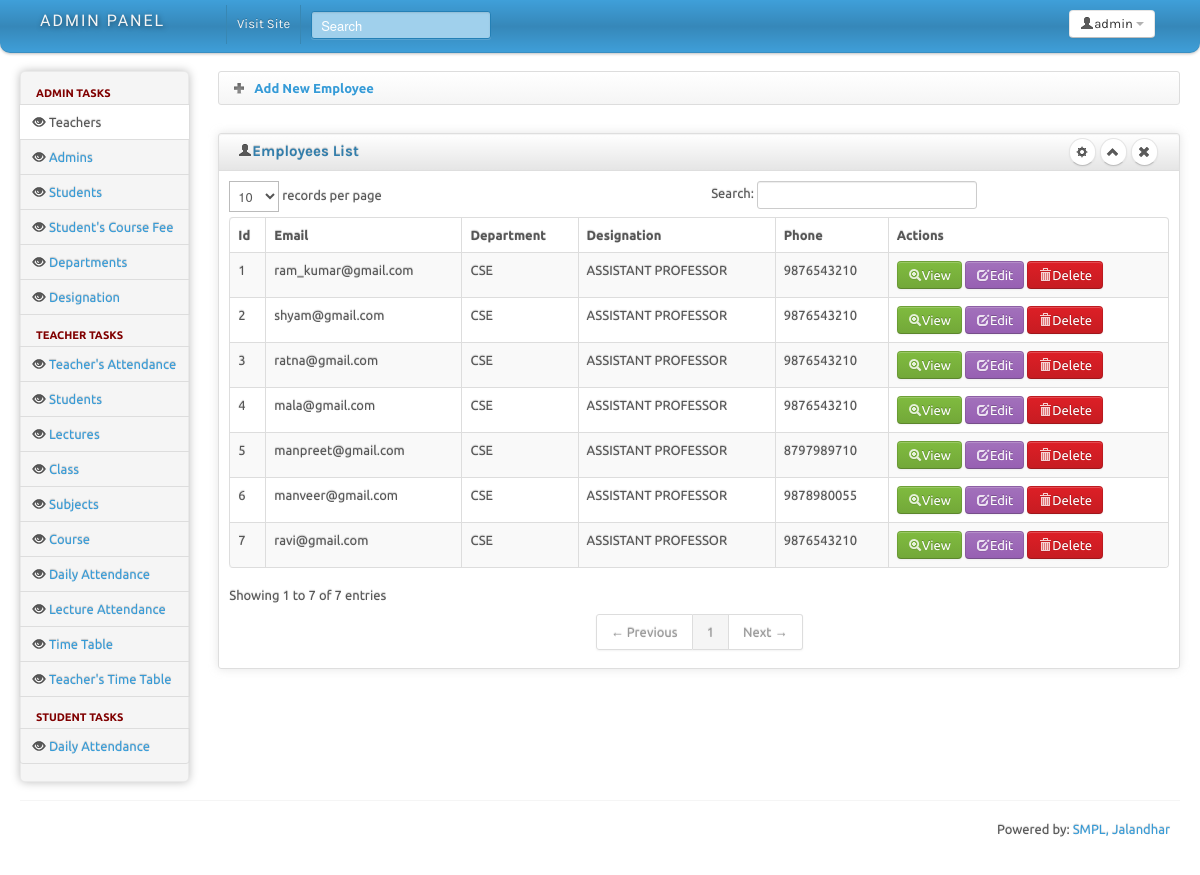
The app's page /admin/teacher.php (signed in) with its own data.
### tables this page shows
CREATE TABLE `teachers` (
  `id` int(11) NOT NULL,
  `dept_id` int(11) NOT NULL,
  `des_id` int(11) NOT NULL,
  `login_id` int(11) NOT NULL,
  `firstname` varchar(100) NOT NULL,
  `lastname` varchar(100) NOT NULL,
  `email` varchar(255) NOT NULL,
  `gender` varchar(20) NOT NULL,
  `phone` varchar(100) NOT NULL,
  `photo` varchar(100) NOT NULL,
  `dob` date NOT NULL,
  `joining_date` datetime NOT NULL DEFAULT CURRENT_TIMESTAMP,
  `address` varchar(250) NOT NULL,
  `state` varchar(50) NOT NULL,
  `city` varchar(50) NOT NULL,
  `pincode` varchar(50) NOT NULL,
  `qualification` varchar(250) NOT NULL,
  `experience` varchar(100) NOT NULL,
  `salary` varchar(100) NOT NULL
);

CREATE TABLE `department` (
  `id` int(11) NOT NULL,
  `name` varchar(100) NOT NULL,
  `hod` varchar(100) NOT NULL
);

CREATE TABLE `designation` (
  `id` int(11) NOT NULL,
  `position` varchar(100) NOT NULL
);

### admin/config.php (called while the page is built, shortened)
<?php
class task
{
    public $con=0;
    public function connect()
    {
        $this->con=mysqli_connect($_SESSION['db_ip'], $_SESSION['db_user'], $_SESSION['db_pass'], $_SESSION['db_name']);
    }
    public function query($Query_String)
    {
        if ($this->Query_ID = mysqli_query($this->con, $Query_String)) {
            return $this->Query_ID;
        } else {
            return false;
        }
    }
    public function getValue($table, $field, $id){
        $query="select $field from $table where id=".$id;
        $data= $this->query($query);
        $row = mysqli_fetch_assoc($data);
        return $row[$field];
    }
}

### admin/teacher.php (the view, shortened to what this page needs)
<?php
	require_once('config.php');
?>
<?php require_once("headincludes.php"); ?>
<body>
		<?php require_once("topbar.php"); ?>
		<div class="container-fluid">
		<div class="row-fluid">
			<div class="span2 main-menu-span">
				<div class="well nav-collapse sidebar-nav">
					<?php require_once("sidemenu.php"); ?>
				</div>
			</div>
			<div id="content" class="span10">
			<div>
				<ul class="breadcrumb">
					<li>
						<a href="addteacher.php" style="text-decoration:none;">
							<img src="img/add.png" />
							<span style="font-weight:bold;">
								Add New Employee
							</span>
						</a>
					</li>
				</ul>
			</div>
			<div class="row-fluid sortable">
				<div class="box span12">
					<div class="box-header well" data-original-title>
						<h2><i class="icon-user"></i>Employees List</h2>
						<div class="box-icon">
							<a href="#myModel" class="btn btn-setting btn-round"><i class="icon-cog"></i></a>
							<a href="#" class="btn btn-minimize btn-round"><i class="icon-chevron-up"></i></a>
							<a href="#" class="btn btn-close btn-round"><i class="icon-remove"></i></a>
						</div>
					</div>
					<div class="box-content">
						<table class="table table-striped table-bordered bootstrap-datatable datatable">
						  <thead>
							  <tr>
							  	  <th>Id</th>
								  <th>Email</th>
								  <th>Department</th>
								  <th>Designation</th>
								  <th>Phone</th>
								  <th>Actions</th>
							  </tr>
						  </thead>
						  <tbody>
						  <?php
								$obj=new task;
								$query = "select * from teachers";
								$data = $obj->query($query);
								while($row=mysqli_fetch_array($data))
								{
									$id=$row['id'];
						  ?>
							<tr>
								<td class="center"><?php echo $id; ?></td>
								<td class="center"><?php echo $row['email'];  ?></td>
								<td class="center"><?php
									echo $obj->getValue("department","name",$row['dept_id']);
								?></td>
								<td class="center"><?php
									echo $obj->getValue("designation","position",$row['des_id']);
								?></td>
								<td class="center"><?php echo $row['phone'];?></td>
								<?php
										echo "<td class='center'>";
											echo "<a class='btn btn-success' href='viewteacher.php?id=$id'><i class='icon-zoom-in icon-white'></i>View</a>&nbsp;";
											echo "<a class='btn btn-info' href='editteacher.php?id=$id'><i class='icon-edit icon-white'></i>Edit</a>&nbsp;";
											echo "<a class='btn btn-danger' href='delteacher.php?id=$id'><i class='icon-trash icon-white'></i>Delete</a>";
										echo "</td>";
								?>
							</tr>
							<?php
								}
							?>
						  </tbody>
					  </table>
					</div>
				</div>
			</div>
			</div>
				</div>
		<hr>
		<?php require_once("footer.php"); ?>
	</div>
</body>
</html>

### admin/css/charisma-app.css (style rules this page uses)
.box { border: 1px solid #DEDEDE; border-radius:3px; -webkit-border-radius:3px; -moz-border-radius:3px; margin-top: 10px; margin-bottom: 10px ; box-shadow: 0 0 10px rgba(189, 189, 189, 0.4); -webkit-box-shadow: 0 0 10px rgba(189, 189, 189, 0.4); -moz-box-shadow: 0 0 10px rgba(189, 189, 189, 0.4); }
.box-header { border:none; padding-top:5px; border-bottom: 1px solid #DEDEDE; border-radius:3px 3px 0 0; -webkit-border-radius:3px 3px 0 0; -moz-border-radius:3px 3px 0 0; height:12px; min-height:12px; margin-bottom: 0; cursor:move; font-weight:bold; font-size:16px; background: -moz-linear-gradient(top, rgba(255,255,255,0) 0%, rgba(0,0,0,0.1) 100%); background: -webkit-gradient(linear, left top, left bottom, color-stop(0%,rgba(255,255,255,0)), color-stop(100%,rgba(0,0,0,0.1))); background: -webkit-linear-gradient(top, rgba(255,255,255,0) 0%,rgba(0,0,0,0.1) 100%); background: -o-linear-gradient(top, rgba(255,255,255,0) 0%,rgba(0,0,0,0.1) 100%); background: -ms-linear-gradient(top, rgba(255,255,255,0) 0%,rgba(0,0,0,0.1) 100%); background: linear-gradient(to bottom, rgba(255,255,255,0) 0%,rgba(0,0,0,0.1) 100%); filter: progid:DXImageTransform.Microsoft.gradient( startColorstr='#00ffffff', endColorstr='#1a000000',GradientType=0 ); }
.box-header h2 { font-size:15px; width:auto; clear:none; float:left; line-height:25px; }
.box-header h2 > i { margin-top:1px; }
.box-icon { float:right; }
.box-icon a { clear:none; float:left; margin:0 2px; height: 18px; width:5px; margin-top: -1px; }
.box-icon a i { margin-left:-4.5px; }
.box-content { padding:10px; }
.btn-round { border-radius: 40px; -webkit-border-radius: 40px; -moz-border-radius: 40px; font-size:12px; padding-top:4px; }
.sidebar-nav { min-height:0; box-shadow: 0 0 10px #BDBDBD; -webkit-box-shadow: 0 0 10px #BDBDBD; -moz-box-shadow: 0 0 10px #BDBDBD; border-radius: 5px; -webkit-border-radius: 5px; -moz-border-radius: 5px; margin-bottom: 0; padding-bottom:0; }

### admin/headincludes.php (style rules this page uses)
body { padding-bottom: 40px; }
.sidebar-nav { padding: 9px 0; }

### records on screen
teachers: id "1", email "ram_kumar@gmail.com", dept.name "CSE", des.position "ASSISTANT PROFESSOR", phone "9876543210"
teachers: id "2", email "shyam@gmail.com", dept.name "CSE", des.position "ASSISTANT PROFESSOR", phone "9876543210"
teachers: id "3", email "ratna@gmail.com", dept.name "CSE", des.position "ASSISTANT PROFESSOR", phone "9876543210"
teachers: id "4", email "mala@gmail.com", dept.name "CSE", des.position "ASSISTANT PROFESSOR", phone "9876543210"
teachers: id "5", email "manpreet@gmail.com", dept.name "CSE", des.position "ASSISTANT PROFESSOR", phone "8797989710"
teachers: id "6", email "manveer@gmail.com", dept.name "CSE", des.position "ASSISTANT PROFESSOR", phone "9878980055"
teachers: id "7", email "ravi@gmail.com", dept.name "CSE", des.position "ASSISTANT PROFESSOR", phone "9876543210"
